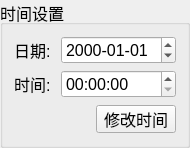
  <widget class="QGroupBox" name="timeBox">
   <property name="geometry">
    <rect>
     <x>680</x>
     <y>180</y>
     <width>190</width>
     <height>140</height>
    </rect>
   </property>
   <property name="font">
    <font>
     <pointsize>12</pointsize>
    </font>
   </property>
   <property name="title">
    <string>时间设置</string>
   </property>
   <layout class="QVBoxLayout" name="verticalLayout_4">
    <item>
     <layout class="QHBoxLayout" name="horizontalLayout_7">
      <item>
       <widget class="QLabel" name="label_4">
        <property name="minimumSize">
         <size>
          <width>0</width>
          <height>28</height>
         </size>
        </property>
        <property name="maximumSize">
         <size>
          <width>16777215</width>
          <height>28</height>
         </size>
        </property>
        <property name="font">
         <font>
          <pointsize>12</pointsize>
         </font>
        </property>
        <property name="text">
         <string>日期:</string>
        </property>
       </widget>
      </item>
      <item>
       <widget class="QDateTimeEdit" name="dateEdit">
        <property name="minimumSize">
         <size>
          <width>115</width>
          <height>28</height>
         </size>
        </property>
        <property name="maximumSize">
         <size>
          <width>115</width>
          <height>28</height>
         </size>
        </property>
        <property name="font">
         <font>
          <pointsize>12</pointsize>
         </font>
        </property>
        <property name="displayFormat">
         <string>yyyy-MM-dd</string>
        </property>
       </widget>
      </item>
     </layout>
    </item>
    <item>
     <layout class="QHBoxLayout" name="horizontalLayout_8">
      <item>
       <widget class="QLabel" name="label_5">
        <property name="minimumSize">
         <size>
          <width>0</width>
          <height>28</height>
         </size>
        </property>
        <property name="maximumSize">
         <size>
          <width>16777215</width>
          <height>28</height>
         </size>
        </property>
        <property name="font">
         <font>
          <pointsize>12</pointsize>
         </font>
        </property>
        <property name="text">
         <string>时间:</string>
        </property>
       </widget>
      </item>
      <item>
       <widget class="QDateTimeEdit" name="timeEdit">
        <property name="minimumSize">
         <size>
          <width>115</width>
          <height>28</height>
         </size>
        </property>
        <property name="maximumSize">
         <size>
          <width>115</width>
          <height>28</height>
         </size>
        </property>
        <property name="font">
         <font>
          <pointsize>12</pointsize>
         </font>
        </property>
        <property name="displayFormat">
         <string>HH:mm:ss</string>
        </property>
       </widget>
      </item>
     </layout>
    </item>
    <item>
     <layout class="QHBoxLayout" name="horizontalLayout_9">
      <item>
       <spacer name="horizontalSpacer_3">
        <property name="font">
         <font>
          <pointsize>12</pointsize>
         </font>
        </property>
        <property name="orientation">
         <enum>Qt::Horizontal</enum>
        </property>
        <property name="sizeHint" stdset="0">
         <size>
          <width>40</width>
          <height>30</height>
         </size>
        </property>
       </spacer>
      </item>
      <item>
       <widget class="QPushButton" name="m_ButtonTimeSet">
        <property name="minimumSize">
         <size>
          <width>0</width>
          <height>28</height>
         </size>
        </property>
        <property name="maximumSize">
         <size>
          <width>16777215</width>
          <height>28</height>
         </size>
        </property>
        <property name="font">
         <font>
          <pointsize>12</pointsize>
         </font>
        </property>
        <property name="text">
         <string>修改时间</string>
        </property>
       </widget>
      </item>
     </layout>
    </item>
   </layout>
  </widget>
